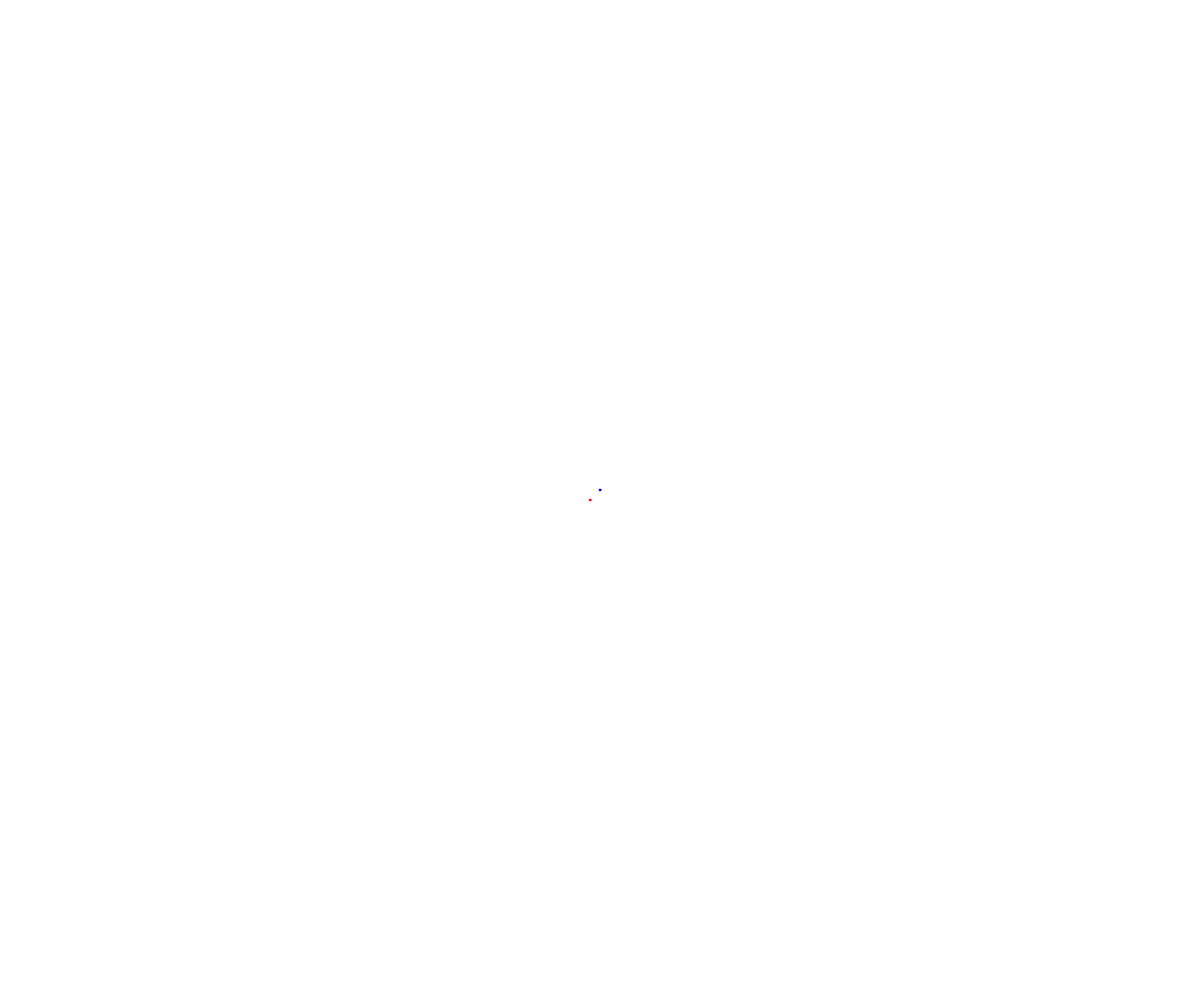
Frame 1 (no input)
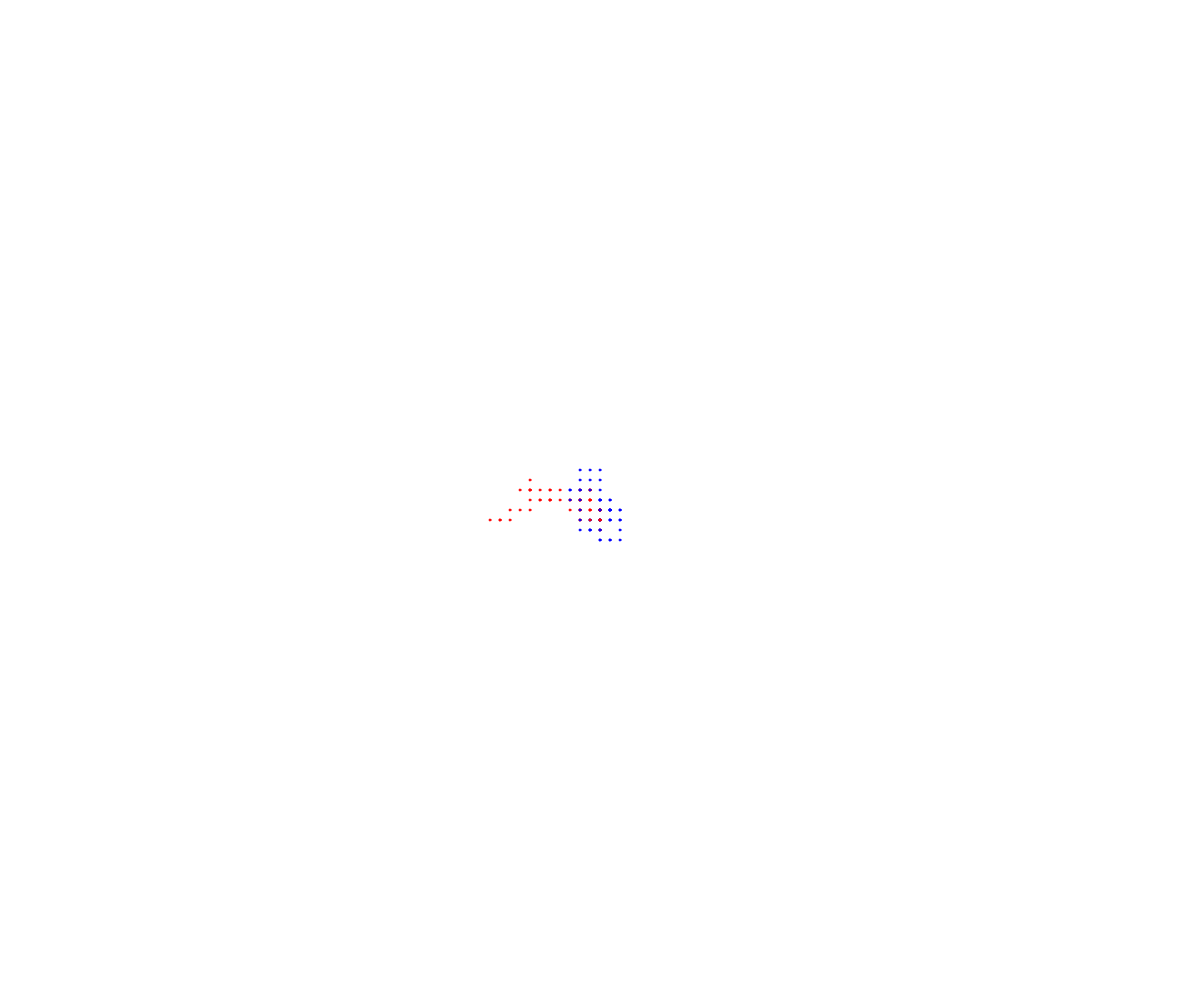
Frame 60 (no input)
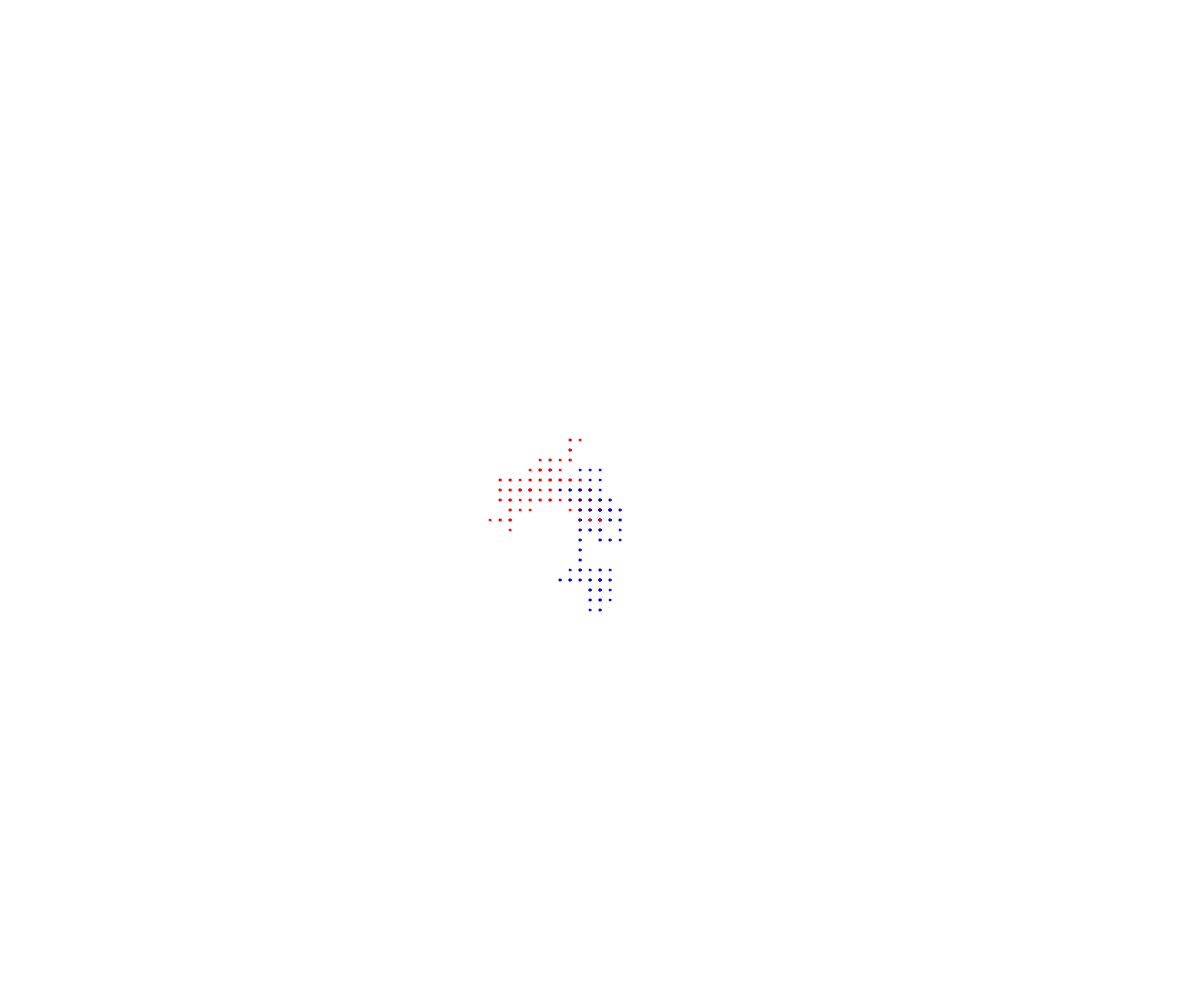
Frame 120 (the mouse pressed at the canvas centre since frame 60)

The p5.js sketch that drew these frames (run headless with seeded random() and noise() and a simulated clock; from frame 60 on, the mouse is pressed at the canvas centre):

// p5.js sketch
// ── sketch.js
// Walker OOP Demo
// Dan Schellenberg

class Walker {
  constructor() {
    this.x = width/2;
    this.y = height/2;
    this.color = "red";
    this.speed = 10;
  }

  display() {
    fill(this.color);
    stroke(this.color);
    ellipse(this.x, this.y, 2, 2);
  }

  move() {
    let choice = random(100);
    if (choice < 25) {
      //up
      this.y -= this.speed;
    }
    else if (choice < 50) {
      this.y += this.speed;
    }
    else if (choice < 75) {
      this.x -= this.speed;
    }
    else{
      this.x += this.speed;
    }
  }
}

let tyler;

function setup() {
  createCanvas(windowWidth, windowHeight);
  tyler = new Walker();

  guy = new Walker();
}


function draw() {
  tyler.move();
  tyler.display();

  guy.color = "blue";
  guy.move();
  guy.display();
}

//https://github.com/princeNoctis/princeNoctis.github.io
